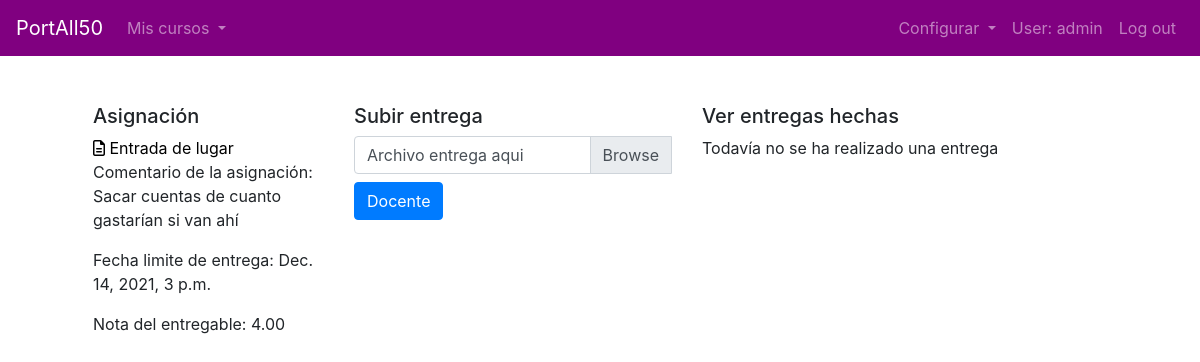
Before: /entregable/16 (signed in) with the older database file.
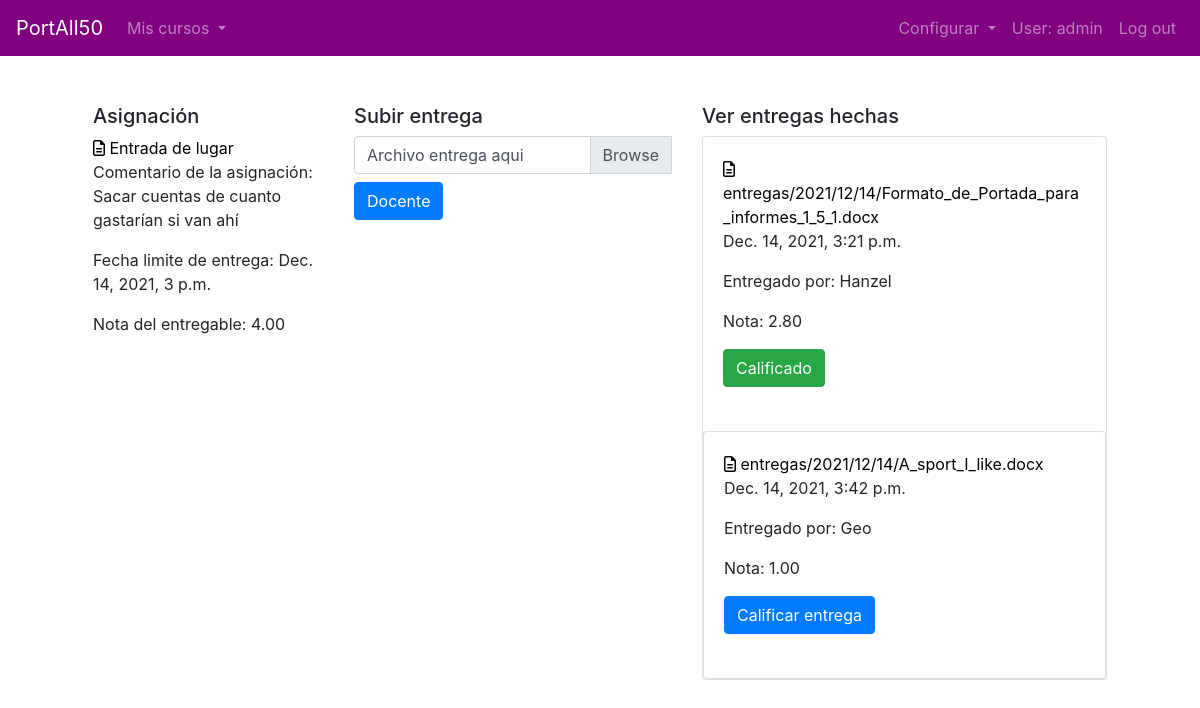
After: the same page with the newer database file.
### PortAll50/models.py (models this page shows, shortened)
class Entrega(models.Model):
    archivo_entrega = models.FileField(upload_to="entregas/%Y/%m/%d", blank=True) #ver video axel
    tiempo_entregado = models.DateTimeField(auto_now_add=True)
    nota = models.DecimalField(decimal_places=2, max_digits=5, null=True)
    entregable = models.ForeignKey(Entregable, on_delete=CASCADE, related_name="entregas")
    cuenta = models.ForeignKey(User, on_delete=CASCADE, related_name="entregas")
    ESTADO_ENTREGA = [("0", "Sin calificar"), ("1", "Calificado")]
    estado_entrega = models.CharField(choices=ESTADO_ENTREGA, max_length=1, default="0")
    class Meta:
        verbose_name_plural = "Entrega"

### PortAll50/views.py (the view)
# urls.py: path("entregable/<int:id_entregable>", views.entregable, name="entregable"),
def entregable(request, id_entregable):
    entregable = Entregable.objects.get(id=id_entregable)
    entregas = Entrega.objects.filter(entregable=entregable)
    estudiante = User.objects.get(username=request.user)
    try:
        entregas_usuario = Entrega.objects.filter(entregable=entregable)
    except:
        entregas_usuario = "8"
    for entrega in entregas_usuario:
        if entrega.cuenta == estudiante:
            envio = entrega
    try:
        print(envio)
    except:
        envio = entregas_usuario
    context = {
        "entregable": entregable,
        "entregas": entregas,
        "entregas_usuario": entregas_usuario,
        "estudiante": estudiante,
        "envio": envio
    }
    return render(request, "PortAll50/entregable.html", context)

### PortAll50/templates/portall50/entregable.html (shortened to what this page needs)
{% extends 'base.html' %}
{% load bootstrap4 %}
{% load static %}
{% block main %}
    <div class="container">
        <div class="row">
            <div class="col-lg-3">
                <h5>Asignación</h5>
                <a href="{{entregable.archivo.url}}"><i class="far fa-file-alt"></i> {{entregable.nombre_entregable}}</a>
                <p>Comentario de la asignación: {{entregable.comentario}}</p>
                <p>Fecha limite de entrega: {{entregable.tiempo_disp_hasta}}</p>
                <p>Nota del entregable: {{entregable.nota}}</p>
            </div>
            <div class="col-lg-4">
                <h5>Subir entrega</h5>
                <form method="POST" action="{% url 'agregarEntrega' %}" enctype="multipart/form-data">
                    <div class="input-group">
                        <div class="custom-file">
                            <label class="custom-file-label" for="inputGroupFile04">Archivo entrega aqui</label>
                        </div>
                    </div>
                    {% if user.info_cuenta.tipo == "2" %}
                        <button type="button" class="btn btn-primary mt-2">Docente</button>
                    {% endif %}
                </form>
            </div>
            <div class="col-lg-5">
                {% if user.info_cuenta.tipo == "2" %}
                    <h5>Ver entregas hechas</h5>
                    {% for entre in entregas %}
                        <div class="card">
                            <div class="card-body">
                                <a target="_blank" href="{{entre.archivo_entrega.url}}"><i class="far fa-file-alt"></i> {{entre.archivo_entrega}}</a>
                                <p>{{entre.tiempo_entregado}}</p>
                                <p>Entregado por: {{entre.cuenta.username}}</p>
                                {% if entre.nota %}
                                    <p>Nota: {{entre.nota}}</p>
                                {% endif %}
                                <div>
                                    {% if entre.estado_entrega == "0" %}
                                        <button type="button" class="btn btn-primary" data-toggle="modal" data-target="#calificarEntrega">Calificar entrega</button>
                                    {% else %}
                                        <button type="button" class="btn btn-success" data-toggle="modal" data-target="#calificarEntrega">Calificado</button>
                                    {% endif %}
                                </div>
                            </div>
                        </div>
                        <br>
                    {% endfor %}
                {% endif %}
                {% if not envio %}
                    <p>Todavía no se ha realizado una entrega</p>
                {% endif %}
            </div>
        </div>
    </div>
{% endblock %}

Changed rows visible on the page:
added Entrega: archivo_entrega "entregas/2021/12/14/Formato_de_Portada_para_informes_1_5_1.docx", tiempo_entregado "Dec. 14, 2021, 3:21 p.m.", cuenta.username "Hanzel", nota "2.80", estado_entrega "Calificado"
added Entrega: archivo_entrega "entregas/2021/12/14/A_sport_I_like.docx", tiempo_entregado "Dec. 14, 2021, 3:42 p.m.", cuenta.username "Geo", nota "1.00", estado_entrega "Calificar entrega"
Other visible differences:
text no longer shown: "Todavía no se ha realizado una entrega"
